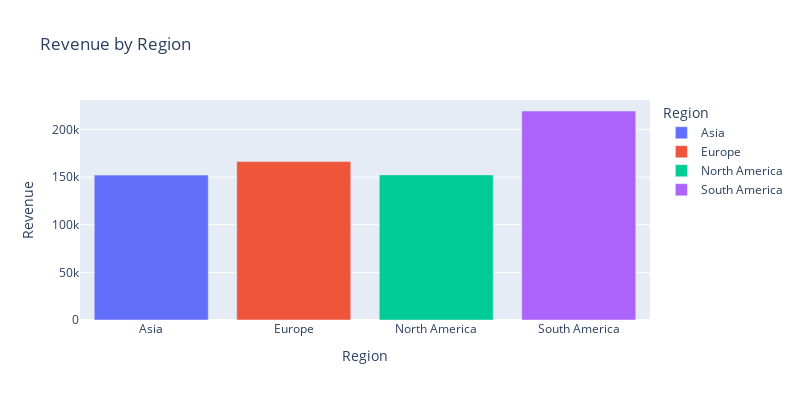

Notebook code cell kept with this figure:
### Code cell
# Revenue by region
revenue_by_region = merged.groupby('Region')['TotalValue'].sum()
print(revenue_by_region)


fig = px.bar(revenue_by_region, title='Revenue by Region', labels={'value':'Revenue', 'Region':'Region'}, color=revenue_by_region.index, width=800, height=400)
fig.show()

### Figure 1 — Plotly figure (JSON) as saved in the notebook; plotly's stock layout.template omitted (floating-point values rounded to 4 significant figures)
{"data": [{"alignmentgroup": "True", "hovertemplate": "Region=%{x}<br>Revenue=%{y}<extra></extra>", "legendgroup": "Asia", "marker": {"color": "#636efa", "pattern": {"shape": ""}}, "name": "Asia", "offsetgroup": "Asia", "orientation": "v", "showlegend": true, "textposition": "auto", "type": "bar", "x": ["Asia"], "xaxis": "x", "y": [152100.0], "yaxis": "y"}, {"alignmentgroup": "True", "hovertemplate": "Region=%{x}<br>Revenue=%{y}<extra></extra>", "legendgroup": "Europe", "marker": {"color": "#EF553B", "pattern": {"shape": ""}}, "name": "Europe", "offsetgroup": "Europe", "orientation": "v", "showlegend": true, "textposition": "auto", "type": "bar", "x": ["Europe"], "xaxis": "x", "y": [166300.0], "yaxis": "y"}, {"alignmentgroup": "True", "hovertemplate": "Region=%{x}<br>Revenue=%{y}<extra></extra>", "legendgroup": "North America", "marker": {"color": "#00cc96", "pattern": {"shape": ""}}, "name": "North America", "offsetgroup": "North America", "orientation": "v", "showlegend": true, "textposition": "auto", "type": "bar", "x": ["North America"], "xaxis": "x", "y": [152300.0], "yaxis": "y"}, {"alignmentgroup": "True", "hovertemplate": "Region=%{x}<br>Revenue=%{y}<extra></extra>", "legendgroup": "South America", "marker": {"color": "#ab63fa", "pattern": {"shape": ""}}, "name": "South America", "offsetgroup": "South America", "orientation": "v", "showlegend": true, "textposition": "auto", "type": "bar", "x": ["South America"], "xaxis": "x", "y": [219400.0], "yaxis": "y"}], "layout": {"barmode": "relative", "height": 400, "legend": {"title": {"text": "Region"}, "tracegroupgap": 0}, "title": {"text": "Revenue by Region"}, "width": 800, "xaxis": {"anchor": "y", "categoryarray": ["Asia", "Europe", "North America", "South America"], "categoryorder": "array", "domain": [0, 1], "title": {"text": "Region"}}, "yaxis": {"anchor": "x", "domain": [0, 1], "title": {"text": "Revenue"}}}}
